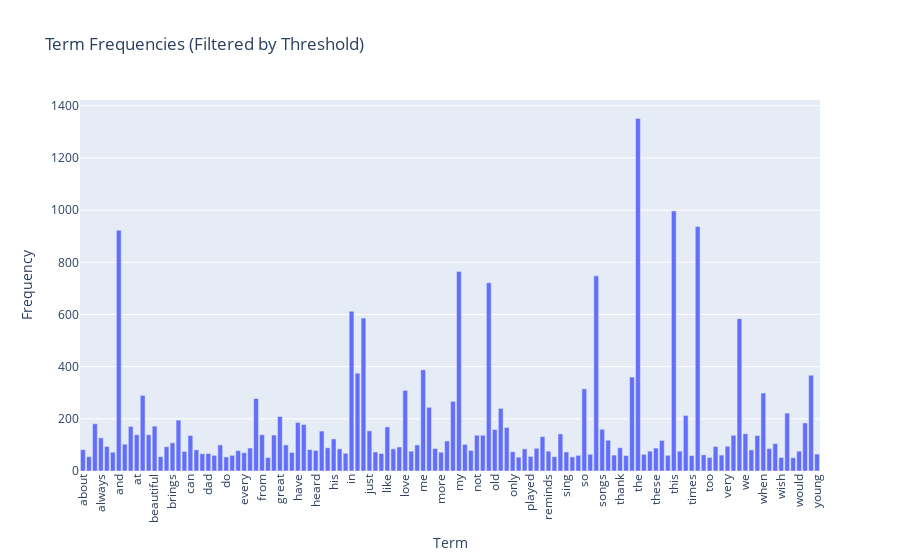

Here is the notebook cell this chart was saved with:
### Code cell
import plotly.express as px

# Assuming term_frequencies is already computed
term_frequencies = np.asarray(X_counts.sum(axis=0))[0]
term_names = count_vect.get_feature_names_out()

threshold = 50
filtered_terms = [(term_names[i], term_frequencies[i]) for i in range(len(term_frequencies)) if term_frequencies[i] > threshold]

# Convert to DataFrame
filtered_data = pd.DataFrame(filtered_terms, columns=['Term', 'Frequency'])

# Plot using Plotly
fig = px.bar(filtered_data, x='Term', y='Frequency', title='Term Frequencies (Filtered by Threshold)', labels={'x':'Terms', 'y':'Frequencies'})
fig.update_layout(xaxis_tickangle=-90)
fig.show()

### Figure 1 — Plotly figure (JSON) as saved in the notebook; plotly's stock layout.template omitted (floating-point values rounded to 4 significant figures)
{"data": [{"alignmentgroup": "True", "hovertemplate": "Term=%{x}<br>Frequency=%{y}<extra></extra>", "legendgroup": "", "marker": {"color": "#636efa", "pattern": {"shape": ""}}, "name": "", "offsetgroup": "", "orientation": "v", "showlegend": false, "textposition": "auto", "type": "bar", "x": ["about", "again", "all", "always", "am", "an", "and", "are", "as", "at", "back", "be", "beautiful", "been", "best", "brings", "but", "by", "can", "childhood", "could", "dad", "day", "days", "do", "don", "ever", "every", "first", "for", "from", "get", "good", "great", "had", "has", "have", "he", "hear", "heard", "her", "him", "his", "how", "if", "in", "is", "it", "just", "know", "life", "like", "listen", "listening", "love", "loved", "many", "me", "memories", "miss", "more", "much", "music", "my", "never", "no", "not", "now", "of", "old", "on", "one", "only", "or", "out", "played", "really", "remember", "reminds", "school", "she", "sing", "singer", "singing", "so", "some", "song", "songs", "still", "such", "thank", "thanks", "that", "the", "then", "there", "these", "they", "think", "this", "those", "time", "times", "to", "today", "too", "up", "used", "very", "voice", "was", "we", "were", "what", "when", "who", "will", "wish", "with", "wonderful", "would", "years", "you", "young"], "xaxis": "x", "y": [82, 55, 181, 127, 94, 72, 923, 103, 171, 139, 290, 139, 172, 55, 93, 108, 195, 75, 136, 81, 66, 67, 60, 100, 54, 60, 78, 70, 88, 278, 139, 52, 138, 209, 100, 71, 186, 178, 82, 79, 153, 89, 123, 85, 68, 612, 375, 586, 154, 73, 67, 169, 85, 92, 309, 76, 100, 388, 244, 86, 72, 115, 267, 765, 102, 79, 137, 137, 722, 159, 240, 167, 74, 53, 85, 56, 87, 132, 76, 55, 142, 73, 54, 60, 315, 64, 748, 160, 118, 61, 89, 59, 360, 1351, 64, 76, 88, 117, 60, 997, 76, 213, 59, 937, 62, 52, 94, 61, 95, 137, 584, 143, 81, 136, 299, 86, 105, 52, 222, 51, 76, 184, 367, 65], "yaxis": "y"}], "layout": {"barmode": "relative", "legend": {"tracegroupgap": 0}, "title": {"text": "Term Frequencies (Filtered by Threshold)"}, "xaxis": {"anchor": "y", "domain": [0, 1], "tickangle": -90, "title": {"text": "Term"}}, "yaxis": {"anchor": "x", "domain": [0, 1], "title": {"text": "Frequency"}}}}
